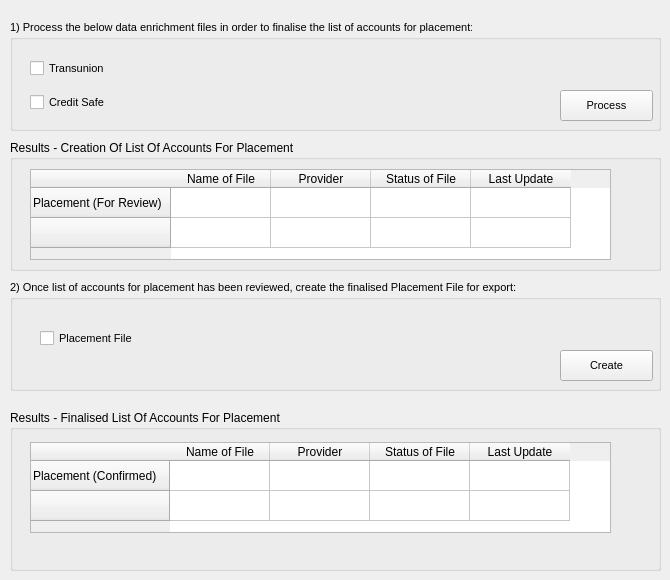
      <widget class="QWidget" name="tab_9">
       <attribute name="title">
        <string>From Enrichment</string>
       </attribute>
       <widget class="QGroupBox" name="groupBox_24">
        <property name="geometry">
         <rect>
          <x>10</x>
          <y>20</y>
          <width>651</width>
          <height>111</height>
         </rect>
        </property>
        <property name="font">
         <font>
          <family>Arial</family>
          <pointsize>8</pointsize>
         </font>
        </property>
        <property name="title">
         <string>1) Process the below data enrichment files in order to finalise the list of accounts for placement:</string>
        </property>
        <widget class="QCheckBox" name="checkBox_36">
         <property name="geometry">
          <rect>
           <x>20</x>
           <y>40</y>
           <width>91</width>
           <height>17</height>
          </rect>
         </property>
         <property name="text">
          <string>Transunion</string>
         </property>
        </widget>
        <widget class="QCheckBox" name="checkBox_37">
         <property name="geometry">
          <rect>
           <x>20</x>
           <y>74</y>
           <width>121</width>
           <height>17</height>
          </rect>
         </property>
         <property name="text">
          <string>Credit Safe</string>
         </property>
        </widget>
        <widget class="QPushButton" name="pushButton_9">
         <property name="geometry">
          <rect>
           <x>550</x>
           <y>70</y>
           <width>93</width>
           <height>31</height>
          </rect>
         </property>
         <property name="toolTip">
          <string>Click To Process Selected Files</string>
         </property>
         <property name="text">
          <string>Process</string>
         </property>
        </widget>
       </widget>
       <widget class="QGroupBox" name="groupBox_28">
        <property name="geometry">
         <rect>
          <x>10</x>
          <y>140</y>
          <width>651</width>
          <height>131</height>
         </rect>
        </property>
        <property name="title">
         <string>Results - Creation Of List Of Accounts For Placement </string>
        </property>
        <widget class="QTableWidget" name="tableWidget_9">
         <property name="geometry">
          <rect>
           <x>20</x>
           <y>29</y>
           <width>581</width>
           <height>91</height>
          </rect>
         </property>
         <property name="font">
          <font>
           <family>Arial</family>
           <pointsize>9</pointsize>
          </font>
         </property>
         <property name="sizeAdjustPolicy">
          <enum>QAbstractScrollArea::AdjustToContentsOnFirstShow</enum>
         </property>
         <row>
          <property name="text">
           <string>Placement (For Review)</string>
          </property>
         </row>
         <row>
          <property name="text">
           <string/>
          </property>
         </row>
         <column>
          <property name="text">
           <string>Name of File</string>
          </property>
         </column>
         <column>
          <property name="text">
           <string>Provider</string>
          </property>
         </column>
         <column>
          <property name="text">
           <string>Status of File</string>
          </property>
         </column>
         <column>
          <property name="text">
           <string>Last Update</string>
          </property>
         </column>
        </widget>
       </widget>
       <widget class="QGroupBox" name="groupBox_29">
        <property name="geometry">
         <rect>
          <x>10</x>
          <y>280</y>
          <width>651</width>
          <height>111</height>
         </rect>
        </property>
        <property name="font">
         <font>
          <family>Arial</family>
          <pointsize>8</pointsize>
         </font>
        </property>
        <property name="title">
         <string>2) Once list of accounts for placement has been reviewed, create the finalised Placement File for export:</string>
        </property>
        <widget class="QPushButton" name="pushButton_10">
         <property name="geometry">
          <rect>
           <x>550</x>
           <y>70</y>
           <width>93</width>
           <height>31</height>
          </rect>
         </property>
         <property name="toolTip">
          <string>Click To Process Selected Files</string>
         </property>
         <property name="text">
          <string>Create</string>
         </property>
        </widget>
        <widget class="QCheckBox" name="checkBox_31">
         <property name="geometry">
          <rect>
           <x>30</x>
           <y>50</y>
           <width>121</width>
           <height>17</height>
          </rect>
         </property>
         <property name="text">
          <string>Placement File</string>
         </property>
        </widget>
       </widget>
       <widget class="QGroupBox" name="groupBox_30">
        <property name="geometry">
         <rect>
          <x>10</x>
          <y>410</y>
          <width>651</width>
          <height>161</height>
         </rect>
        </property>
        <property name="title">
         <string>Results - Finalised List Of Accounts For Placement </string>
        </property>
        <widget class="QTableWidget" name="tableWidget_10">
         <property name="geometry">
          <rect>
           <x>20</x>
           <y>32</y>
           <width>581</width>
           <height>91</height>
          </rect>
         </property>
         <property name="font">
          <font>
           <family>Arial</family>
           <pointsize>9</pointsize>
          </font>
         </property>
         <property name="sizeAdjustPolicy">
          <enum>QAbstractScrollArea::AdjustToContentsOnFirstShow</enum>
         </property>
         <row>
          <property name="text">
           <string>Placement (Confirmed) </string>
          </property>
         </row>
         <row>
          <property name="text">
           <string/>
          </property>
         </row>
         <column>
          <property name="text">
           <string>Name of File</string>
          </property>
         </column>
         <column>
          <property name="text">
           <string>Provider</string>
          </property>
         </column>
         <column>
          <property name="text">
           <string>Status of File</string>
          </property>
         </column>
         <column>
          <property name="text">
           <string>Last Update</string>
          </property>
         </column>
        </widget>
       </widget>
      </widget>
